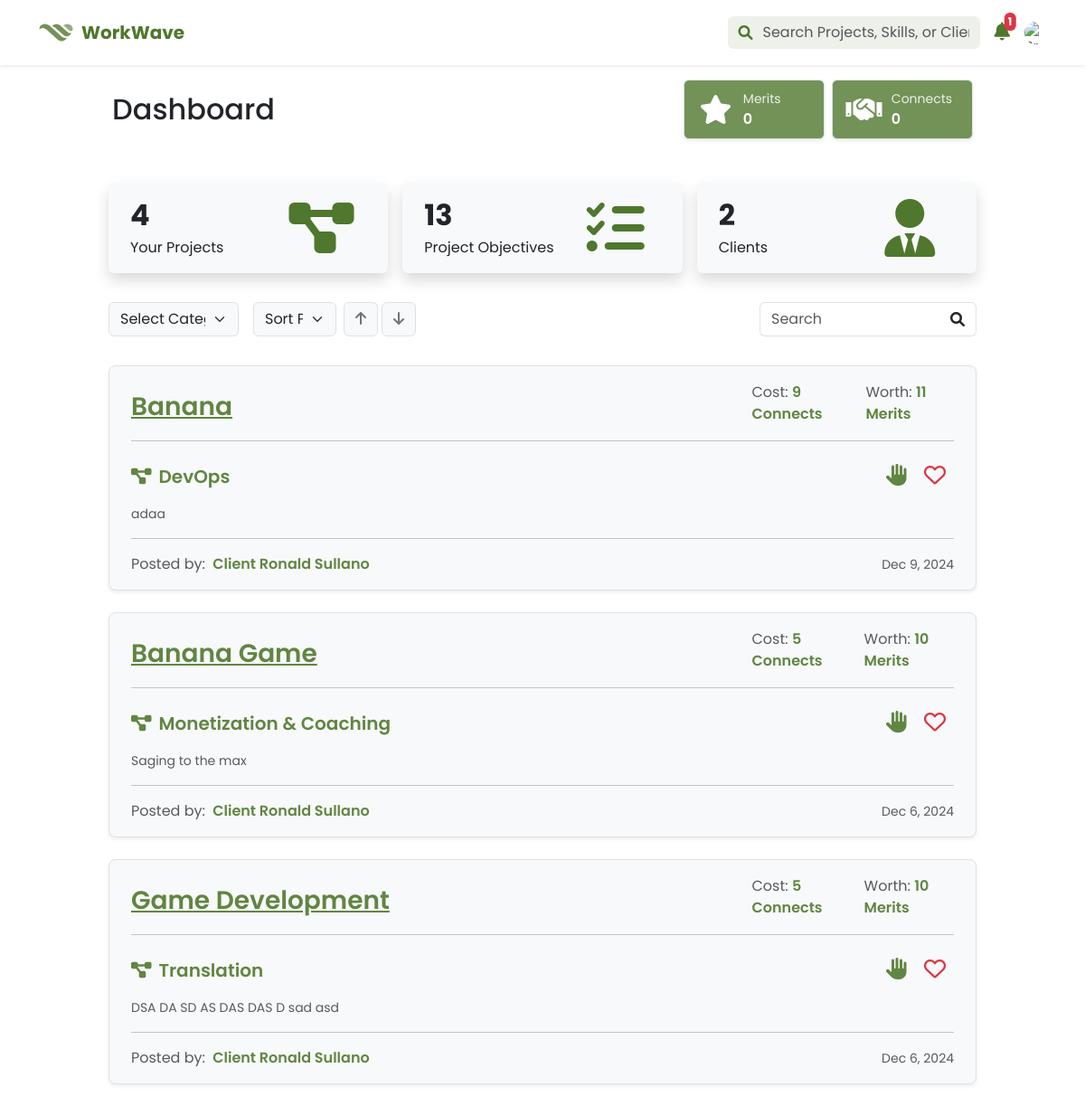
Before: /pages/freelancer/dashboard.php (signed in) with the older database file.
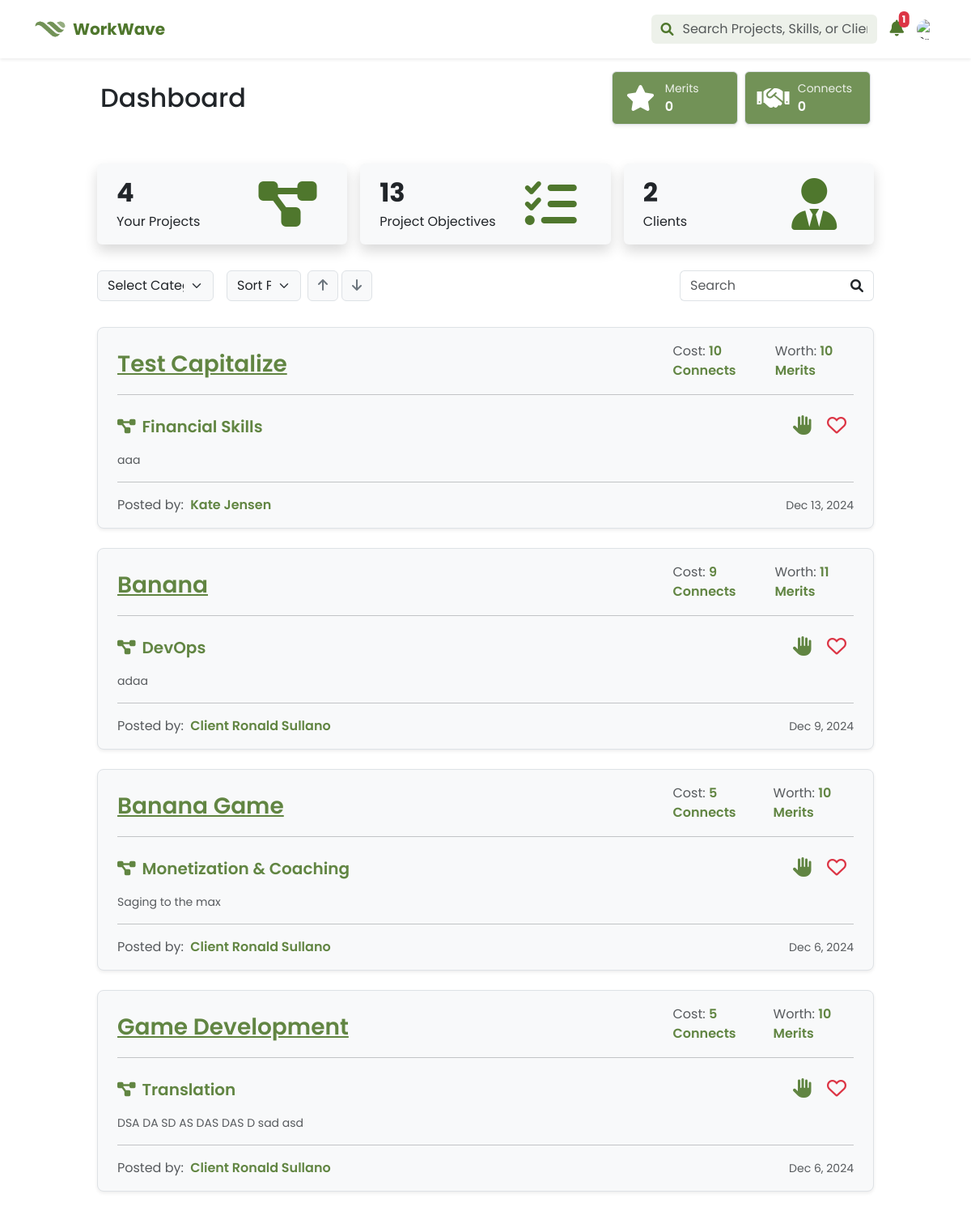
After: the same page with the newer database file.
### tables this page shows
CREATE TABLE `client_projects` (
  `id` int(11) NOT NULL,
  `user_id` int(11) DEFAULT NULL,
  `project_title` varchar(255) NOT NULL,
  `project_category_id` int(11) NOT NULL,
  `project_description` text DEFAULT NULL,
  `project_status_id` int(11) NOT NULL DEFAULT 1,
  `project_connect_cost` int(11) DEFAULT NULL,
  `project_merit_worth` int(11) DEFAULT NULL,
  `created_at` timestamp NOT NULL DEFAULT current_timestamp(),
  `updated_at` timestamp NOT NULL DEFAULT current_timestamp() ON UPDATE current_timestamp()
);

### pages/freelancer/dashboard.php (the view, shortened to what the changed rows need)
<?php
include ('../../misc/modals.php');
include ('header.php');
$project_query = "SELECT v_project_details.*,
                          CONCAT(v_user_profile.first_name, ' ', v_user_profile.last_name) AS client_name
                   FROM v_project_details
                   JOIN v_user_profile ON v_project_details.project_owner = v_user_profile.id
                   WHERE project_status = 'hiring'
                   ORDER BY created_at DESC";
$result = $mysqli->query($project_query);
$projects = $result->fetch_all(MYSQLI_ASSOC);
?>
<!DOCTYPE html>
<html lang="en">
<head>
    <link href="https://cdn.jsdelivr.net/npm/bootstrap@5.3.0/dist/css/bootstrap.min.css" rel="stylesheet">
    <link rel="stylesheet" href="https://cdnjs.cloudflare.com/ajax/libs/font-awesome/6.0.0-beta3/css/all.min.css">
    <link rel="stylesheet" href="../../dist/css/custom.css">
</head>
<body>
<section class="container-fluid poppins">
    <div class="row d-flex justify-content-center">
        <div class="col-md-10 col-12">
            <div class="row mx-0 my-3">
                <div class="col-10 col-lg-6 d-flex align-items-center mb-3 mb-lg-0">
                    <h2 class="m-0">Dashboard</h2>
                </div>
            </div>
            <div class="row px-1">
                <div class="container px-3">
                    <?php foreach($projects as $project): ?>
                        <div class="card mb-4 shadow-sm bg-light border rounded-3">
                            <div class="card-body">
                                <div class="col-12 col d-flex justify-content-between mb-2">
                                    <div class="col-md-6 pt-2 d-flex bg- align-items-center">
                                        <a href="project_application.php?id=<?php echo htmlspecialchars($project['id']); ?>"
                                        class="text-green-40 fw-semibold ps-2 fs-3">
                                            <?php echo htmlspecialchars($project['project_title']); ?>
                                        </a>
                                    </div>
                                    <div class="col-md-3 bg- d-flex align-items-center justify-content-end pe-2">
                                        <span class="me-3">
                                            <span class="text-muted">Cost:</span>
                                            <span class="fw-semibold text-green-40"><?php echo htmlspecialchars($project['project_connect_cost']); ?></span>
                                            <span class="fw-semibold text-green-40">Connects</span>
                                        </span>
                                        <span class="">
                                            <span class="text-muted">Worth:</span>
                                            <span class="fw-semibold text-green-40"><?php echo htmlspecialchars($project['project_merit_worth']); ?></span>
                                            <span class="fw-semibold text-green-40">Merits</span>
                                        </span>
                                    </div>
                                </div>
                                <hr class="divider mx-2">
                                <div class="col-12 col d-flex align-items-center justify-content-between mb-2">
                                    <span class="d-flex align-items-center p-2 rounded-3 text-green-40">
                                        <span class="fas fa-diagram-project fs-5"></span>
                                        <span class="px-2 fs-5 fw-semibold"><?php echo htmlspecialchars($project['project_category']); ?></span>
                                    </span>
                                    <span class="d-flex align-items-center">
                                        <span class="d-flex align-items-center p-2 rounded-3">
                                            <div class="d-flex align-items-center">
                                                <a href="project_application.php?id=<?php echo htmlspecialchars($project['id']); ?>" class="btn p-0" id="apply-btn">
                                                    <i class="fas fa-hand fs-4 text-green-40"></i>
                                                </a>
                                            </div>
                                        </span>
                                        <span class="d-flex align-items-center p-2 me-2 rounded-3">
                                            <div class="d-flex align-items-center">
                                            <button class="btn p-0 heart-btn" data-project-id="<?php echo htmlspecialchars($project['id']); ?>">
                                                <i class="far fa-heart fs-4 text-danger heart-icon"></i>
                                            </button>
                                            </div>
                                        </span>
                                    </span>
                                </div>
                                <div class="col-12 col d-flex align-items-center mt-2">
                                    <div class="px-2 text-muted small text-justify">
                                        <?php echo htmlspecialchars($project['project_description']); ?>
                                    </div>
                                </div>
                                <hr class="divider mx-2 mt-3">
                                <div class="col-12 col d-flex align-items-center px-2 pt-0 mt-0">
                                    <div class="col-md-6 d-flex bg- align-items-center">
                                        <span>
                                            <span class="text-muted me-1">Posted by:</span>
                                            <span class="fw-semibold text-green-40"><?php echo htmlspecialchars($project['client_name']); ?></span>
                                        </span>
                                    </div>
                                    <div class="col-md-6 d-flex bg- align-items-center justify-content-end">
                                        <span class="text-muted small"><?php echo date('M j, Y', strtotime($project['created_at'])); ?></span>
                                    </div>
                                </div>
                            </div>
                        </div>
                    <?php endforeach; ?>
                </div>
            </div>
    </div>
</section>
</body>
</html>

Changed rows visible on the page:
added client_projects: project_title "Test Capitalize", project_connect_cost "10", project_merit_worth "10", project_category "Financial Skills", project_description "aaa", client_name "Kate Jensen", created_at "Dec 13, 2024"
